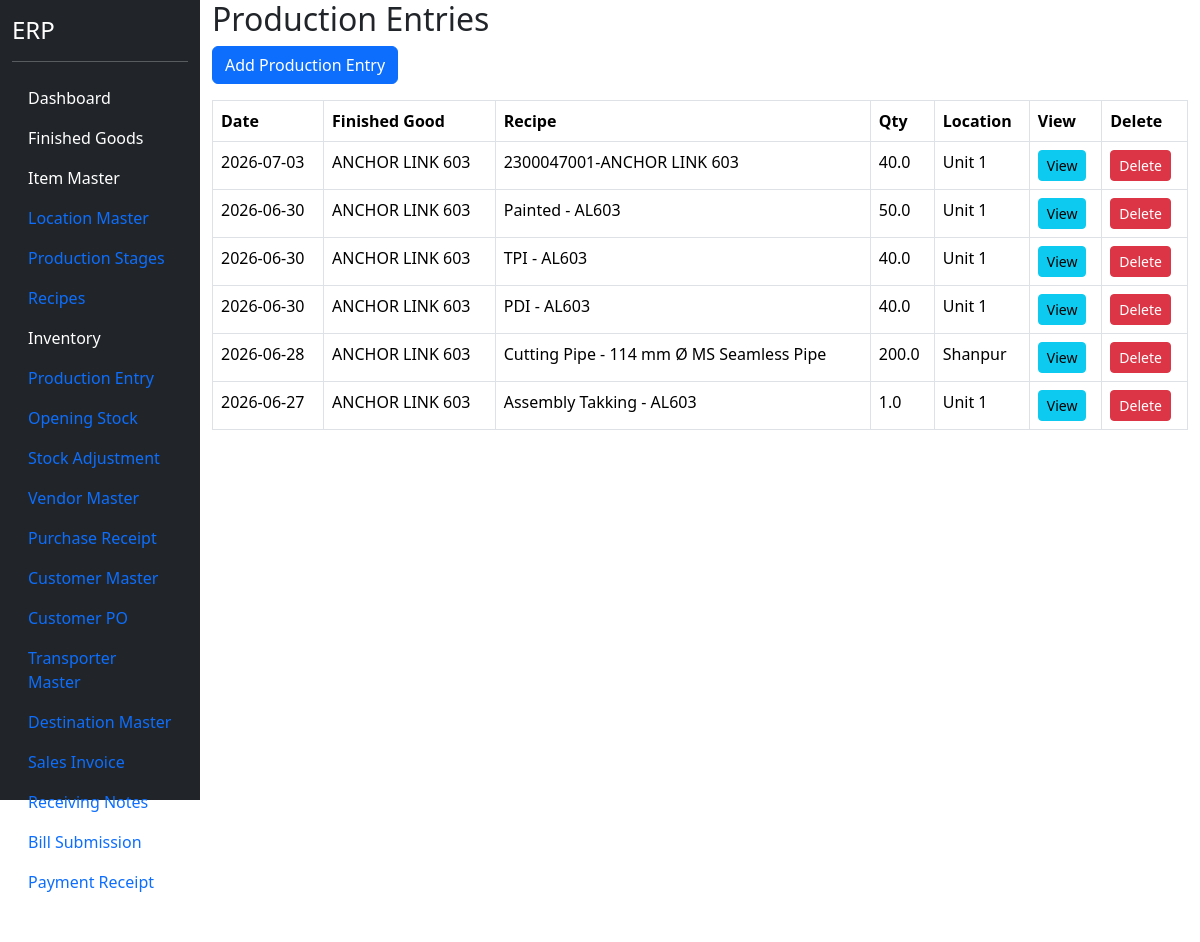
Before: /production (signed in) with the older database file.
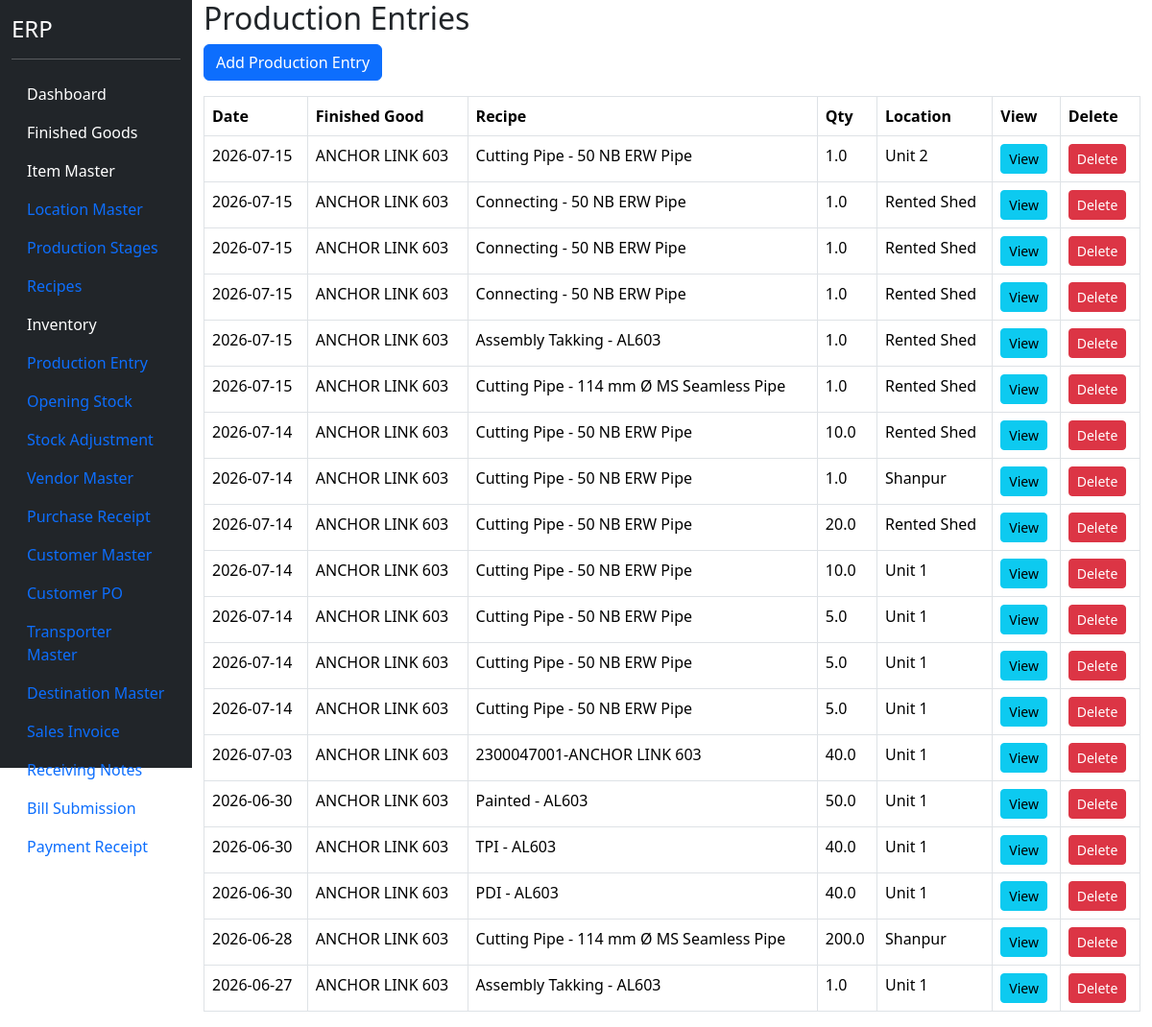
After: the same page with the newer database file.
### models.py (models this page shows)
class ProductionEntry(db.Model):
    __tablename__ = "production_entry"
    id = db.Column(
        db.Integer,
        primary_key=True
    )
    production_date = db.Column(
        db.Date,
        nullable=False
    )
    recipe_id = db.Column(
        db.Integer,
        db.ForeignKey("recipe_header.id"),
        nullable=False
    )
    production_qty = db.Column(
        db.Float,
        nullable=False
    )
    location_id = db.Column(
        db.Integer,
        db.ForeignKey("location_master.id"),
        nullable=False
    )
    remarks = db.Column(
        db.String(500)
    )
    recipe = db.relationship(
        "RecipeHeader"
    )
    location = db.relationship(
        "LocationMaster"
    )
    details = db.relationship(
    "ProductionEntryDetail",
    backref="production_entry",
    cascade="all, delete-orphan"
    )

class FinishedGood(db.Model):
    __tablename__ = "finished_goods"
    id = db.Column(db.Integer, primary_key=True)
    fg_code = db.Column(
        db.String(50),
        unique=True,
        nullable=False
    )
    fg_name = db.Column(
        db.String(200),
        nullable=False
    )
    pl_number = db.Column(
        db.String(100),
        nullable=True
    )
    uvam_reference = db.Column(
        db.String(500),
        nullable=True
    )
    items = db.relationship(
    "ItemMaster",
    backref="finished_good",
    lazy=True
    )
    active = db.Column(
        db.Boolean,
        default=True
    )

class RecipeHeader(db.Model):
    __tablename__ = "recipe_header"
    id = db.Column(
        db.Integer,
        primary_key=True
    )
    output_item_id = db.Column(
        db.Integer,
        db.ForeignKey("item_master.id"),
        nullable=False
    )
    output_qty = db.Column(
        db.Float,
        nullable=False,
        default=1
    )
    recipe_name = db.Column(
        db.String(200)
    )
    production_stage_id = db.Column(
        db.Integer,
        db.ForeignKey(
            "production_stage_master.id"
        )
    )
    active = db.Column(
        db.Boolean,
        default=True
    )
    output_item = db.relationship(
        "ItemMaster"
    )
    production_stage = db.relationship(
        "ProductionStageMaster"
    )
    inputs = db.relationship(
    "RecipeInput",
    backref="recipe",
    cascade="all, delete-orphan"
    )
    byproducts = db.relationship(
    "RecipeByProduct",
    backref="recipe",
    cascade="all, delete-orphan"
    )

class LocationMaster(db.Model):
    __tablename__ = "location_master"
    id = db.Column(
        db.Integer,
        primary_key=True
    )
    location_code = db.Column(
        db.String(20),
        unique=True,
        nullable=False
    )
    location_name = db.Column(
        db.String(100),
        nullable=False
    )
    active = db.Column(
        db.Boolean,
        default=True
    )

### blueprints/masters/routes.py (the view)
@masters_bp.route("/production")
@login_required
def production():
    production_list = ProductionEntry.query.order_by(
        ProductionEntry.production_date.desc()
    ).all()
    return render_template(
        "production.html",
        production_list=production_list
    )

### app.py (called while the page is built)
@login_manager.user_loader
def load_user(user_id):
    return User.query.get(int(user_id))

### templates/production.html (shortened to what this page needs)
{% extends "base.html" %}
{% block content %}
<h2>
</h2>
<a
    href="/production/add"
    class="btn btn-primary mb-3">
    Add Production Entry
</a>
<table class="table table-bordered">
    <thead>
        <tr>
            <th>Date</th>
            <th>Finished Good</th>
            <th>Recipe</th>
            <th>Qty</th>
            <th>Location</th>
            <th>View</th>
            <th>Delete</th>
        </tr>
    </thead>
    <tbody>
    {% for row in production_list %}
        <tr>
            <td>
                {{ row.production_date }}
            </td>
             <td>
                {{ row.recipe.output_item.finished_good.fg_name }}
            </td>
            <td>
                {{ row.recipe.recipe_name }}
            </td>
            <td>
                {{ row.production_qty }}
            </td>
            <td>
                {{ row.location.location_name }}
            </td>
            <td>
                <a
                    href="/production/view/{{ row.id }}"
                    class="btn btn-info btn-sm">
                    View
                </a>
            </td>
            <td>
                <button
                    type="button"
                    class="btn btn-danger btn-sm delete-btn"
                    data-id="{{ row.id }}">
                    Delete
                </button>
            </td>
        </tr>
    {% endfor %}
    </tbody>
</table>
{% endblock %}

### templates/base.html (shortened to what this page needs)
<!DOCTYPE html>
<html>
<head>
<link href="https://cdn.jsdelivr.net/npm/bootstrap@5.3.3/dist/css/bootstrap.min.css" rel="stylesheet">
<link href="https://cdn.jsdelivr.net/npm/select2@4.1.0-rc.0/dist/css/select2.min.css" rel="stylesheet" />
<link href="https://cdn.jsdelivr.net/npm/tom-select/dist/css/tom-select.bootstrap5.min.css" rel="stylesheet">
<link rel="stylesheet"
href="https://cdn.datatables.net/1.13.8/css/jquery.dataTables.min.css">
<link rel="stylesheet"
href="https://cdn.datatables.net/buttons/2.4.2/css/buttons.dataTables.min.css">
<link rel="stylesheet"
href="https://cdn.datatables.net/fixedheader/3.4.0/css/fixedHeader.dataTables.min.css">
<link rel="stylesheet"
href="https://cdn.datatables.net/fixedcolumns/4.3.0/css/fixedColumns.dataTables.min.css">
</head>
<body>
<div class="container-fluid">
<div class="row">
<div class="col-2 bg-dark text-white vh-100">
<h4 class="mt-3">ERP</h4>
<hr>
<ul class="nav flex-column">
<li class="nav-item">
<a class="nav-link text-white"
href="/dashboard">
Dashboard
</a>
</li>
<li class="nav-item">
<a class="nav-link text-white"
href="/finished-goods">
Finished Goods
</a>
</li>
<li class="nav-item">
    <a class="nav-link text-white"
       href="/items">
       Item Master
    </a>
</li>
<li class="nav-item">
    <a class="nav-link" href="/locations">
        Location Master
    </a>
</li>
<li class="nav-item">
    <a href="/production-stages"
       class="nav-link">
        Production Stages
    </a>
</li>
<li class="nav-item">
    <a href="/recipes"
       class="nav-link">
        Recipes
    </a>
</li>
<li class="nav-item">
    <a href="/inventory"
       class="nav-link text-white">
        Inventory
    </a>
</li>
<li class="nav-item">
    <a href="/production"
       class="nav-link">
        Production Entry
    </a>
</li>
<li class="nav-item">
    <a href="/opening-stock"
       class="nav-link">
        Opening Stock
    </a>
</li>
<li class="nav-item">
    <a href="/stock-adjustment"
       class="nav-link">
        Stock Adjustment
    </a>
</li>
<li class="nav-item">
    <a href="/vendors"
       class="nav-link">
        Vendor Master
    </a>
</li>
<li class="nav-item">
    <a href="/purchase-receipt"
       class="nav-link">
        Purchase Receipt
    </a>
</li>
<li class="nav-item">
<a
class="nav-link"
href="/customers">
Customer Master
</a>
</li>
<li class="nav-item">
<a
class="nav-link"
href="/customer-po">
Customer PO
</a>
</li>
<li class="nav-item">
<a
class="nav-link"
href="/transporter">
Transporter Master
</a>
</li>
<li class="nav-item">
<a
class="nav-link"
href="/destination">
Destination Master
</a>
</li>
<li class="nav-item">
<a
class="nav-link"
href="/sales-invoice">
Sales Invoice
</a>
</li>
<li>
    <a
        class="nav-link"
        href="/receiving-note">
        Receiving Notes
    </a>
</li>
<li>
    <a
        class="nav-link"
        href="/bill-submission">
        Bill Submission
    </a>
</li>
<li class="nav-item">
<a
class="nav-link"
href="{{ url_for('masters.payment') }}">
Payment Receipt
</a>
</li>
<li class="nav-item">
<a class="nav-link text-white"
href="/logout">
</a>
</li>
</ul>
</div>
<div class="col-10">
<link
rel="stylesheet"
href="https://cdn.datatables.net/1.13.8/css/jquery.dataTables.min.css">
{% block content %}
{% endblock %}
</div>
</div>
</div>
</body>
</html>

Changed rows visible on the page:
added ProductionEntry: production_date "2026-07-15", recipe.output_item.finished_good.fg_name "ANCHOR LINK 603", recipe.recipe_name "Cutting Pipe - 50 NB ERW Pipe", production_qty "1.0", location.location_name "Unit 2"
added ProductionEntry: production_date "2026-07-15", recipe.output_item.finished_good.fg_name "ANCHOR LINK 603", recipe.recipe_name "Connecting - 50 NB ERW Pipe", production_qty "1.0", location.location_name "Rented Shed"
added ProductionEntry: production_date "2026-07-15", recipe.output_item.finished_good.fg_name "ANCHOR LINK 603", recipe.recipe_name "Connecting - 50 NB ERW Pipe", production_qty "1.0", location.location_name "Rented Shed"
added ProductionEntry: production_date "2026-07-15", recipe.output_item.finished_good.fg_name "ANCHOR LINK 603", recipe.recipe_name "Connecting - 50 NB ERW Pipe", production_qty "1.0", location.location_name "Rented Shed"
added ProductionEntry: production_date "2026-07-15", recipe.output_item.finished_good.fg_name "ANCHOR LINK 603", recipe.recipe_name "Assembly Takking - AL603", production_qty "1.0", location.location_name "Rented Shed"
added ProductionEntry: production_date "2026-07-15", recipe.output_item.finished_good.fg_name "ANCHOR LINK 603", recipe.recipe_name "Cutting Pipe - 114 mm Ø MS Seamless Pipe", production_qty "1.0", location.location_name "Rented Shed"
added ProductionEntry: production_date "2026-07-14", recipe.output_item.finished_good.fg_name "ANCHOR LINK 603", recipe.recipe_name "Cutting Pipe - 50 NB ERW Pipe", production_qty "10.0", location.location_name "Rented Shed"
added ProductionEntry: production_date "2026-07-14", recipe.output_item.finished_good.fg_name "ANCHOR LINK 603", recipe.recipe_name "Cutting Pipe - 50 NB ERW Pipe", production_qty "1.0", location.location_name "Shanpur"
added ProductionEntry: production_date "2026-07-14", recipe.output_item.finished_good.fg_name "ANCHOR LINK 603", recipe.recipe_name "Cutting Pipe - 50 NB ERW Pipe", production_qty "20.0", location.location_name "Rented Shed"
added ProductionEntry: production_date "2026-07-14", recipe.output_item.finished_good.fg_name "ANCHOR LINK 603", recipe.recipe_name "Cutting Pipe - 50 NB ERW Pipe", production_qty "10.0", location.location_name "Unit 1"
added ProductionEntry: production_date "2026-07-14", recipe.output_item.finished_good.fg_name "ANCHOR LINK 603", recipe.recipe_name "Cutting Pipe - 50 NB ERW Pipe", production_qty "5.0", location.location_name "Unit 1"
added ProductionEntry: production_date "2026-07-14", recipe.output_item.finished_good.fg_name "ANCHOR LINK 603", recipe.recipe_name "Cutting Pipe - 50 NB ERW Pipe", production_qty "5.0", location.location_name "Unit 1"
added ProductionEntry: production_date "2026-07-14", recipe.output_item.finished_good.fg_name "ANCHOR LINK 603", recipe.recipe_name "Cutting Pipe - 50 NB ERW Pipe", production_qty "5.0", location.location_name "Unit 1"
